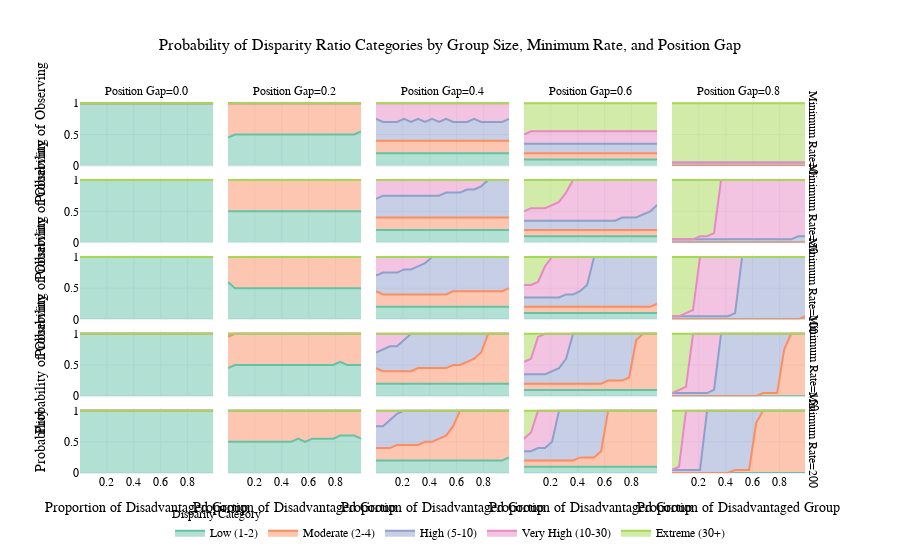

Source (notebook cell):
### Markdown cell above
## Likelihood of observing high D across p

### Code cell
from core.visualization.style import plotly_theme_decorator

@plotly_theme_decorator
def create_disparity_probability_plot(simulation_results):
    """
    Creates a stacked area plot showing the probability of different disparity ratio categories
    across group sizes, minimum rates, and position gaps.
    
    Args:
        simulation_results (pd.DataFrame): DataFrame containing simulation results
        
    Returns:
        plotly.graph_objects.Figure: The created figure
    """
    # Define disparity ratio buckets
    plot_df = simulation_results.copy()
    plot_df['disparity_bucket'] = pd.cut(plot_df['disparity_ratio'], 
                                        bins=[0, 2, 4, 10, 30, float('inf')],
                                        labels=['Low (1-2)', 'Moderate (2-4)', 
                                               'High (5-10)', 'Very High (10-30)',
                                               'Extreme (30+)'])

    # Calculate probability of each bucket for each prop_disadv, min_rate, and z_position_gap value
    prob_df = (plot_df.groupby(['prop_disadv', 'min_rate', 'z_position_gap', 'disparity_bucket'])
               .size()
               .unstack(fill_value=0))

    # Convert to probabilities
    prob_df = prob_df.div(prob_df.sum(axis=1), axis=0)

    # Convert to long format for plotting
    prob_df_long = prob_df.reset_index().melt(id_vars=['prop_disadv', 'min_rate', 'z_position_gap'],
                                             var_name='Disparity Category',
                                             value_name='Probability')

    # Create stacked area plot with facets
    fig = px.area(prob_df_long,
                  x='prop_disadv',
                  y='Probability', 
                  color='Disparity Category',
                  facet_row='min_rate',
                  facet_col='z_position_gap',
                  color_discrete_sequence=px.colors.qualitative.Set2,
                  title='Probability of Disparity Ratio Categories by Group Size, Minimum Rate, and Position Gap',
                  labels={'prop_disadv': 'Proportion of Disadvantaged Group',
                         'Probability': 'Probability of Observing',
                         'min_rate': 'Minimum Rate',
                         'z_position_gap': 'Position Gap'},
                  )

    fig.update_layout(
        template='plotly_white',
        xaxis_title='Proportion of Disadvantaged Group',
        yaxis_title='Probability',
        legend_title='Disparity Category',
        height=1800,  # Increased height for more rows
        width=1200    # Increased width for more columns
    )
            
    return fig

# Create and display the figure
fig = create_disparity_probability_plot(simulation_results)
fig.show()
